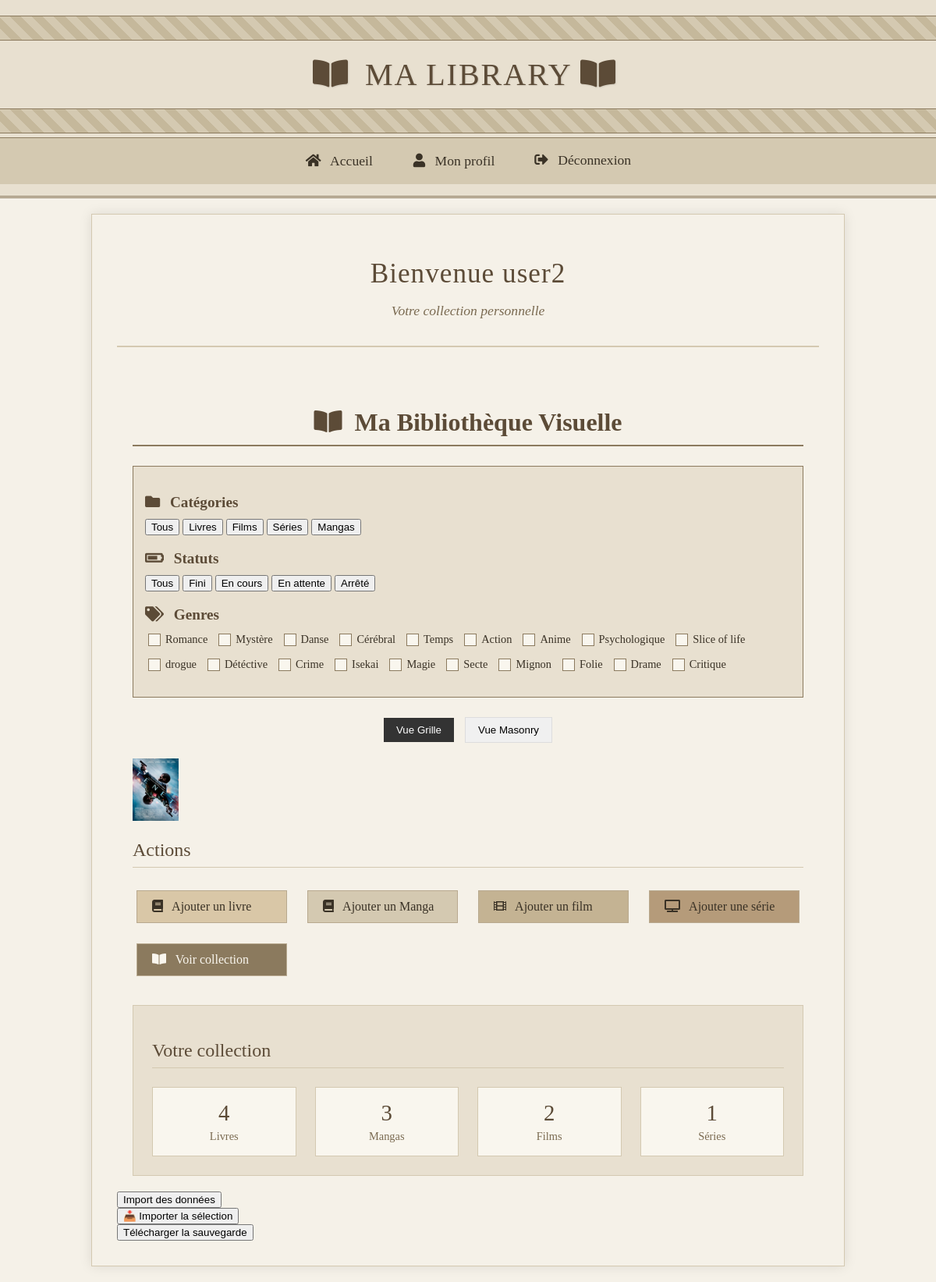
The page /profile/ (signed in) on the database as committed earlier.
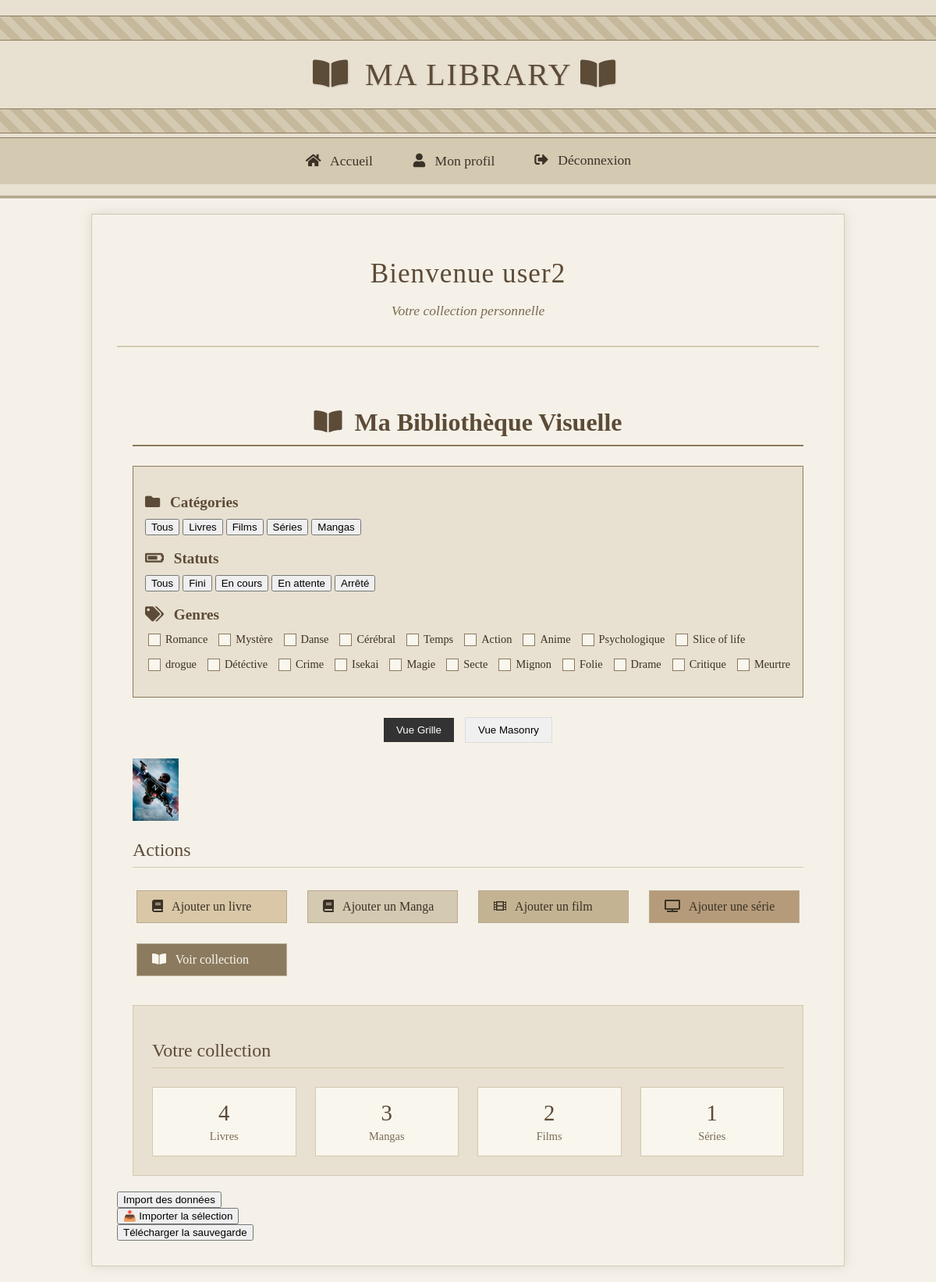
The same page on the database as committed later.
### media/models.py (models this page shows, shortened)
class Genre(models.Model):
    name = models.CharField(max_length=100, unique=True)
    def __str__(self):
        return self.name

class Movie(models.Model):
    user = models.ForeignKey(User, on_delete=models.CASCADE)
    title = models.CharField(max_length=200)
    director = models.CharField(max_length=100, blank=True, null=True)
    statuts = {
        "Fini": "Fini",
        "Arrêté": "Arrêté",
        "En attente": "En attente",
    }
    statut = models.CharField( max_length=10, choices=statuts, blank=True, null=True)
    finished_year = models.PositiveIntegerField(blank=True, null=True)
    finished_month = models.PositiveIntegerField(blank=True, null=True)
    finished_day = models.PositiveIntegerField(blank=True, null=True)
    genres = models.ManyToManyField(Genre, blank=True)
    global_rate = models.IntegerField(validators=[MinValueValidator(0),
                                                  MaxValueValidator(100)],
                                      null=True,blank=True,default=0,
                                      help_text="Note entre 0 et 100")
    if RENDER:
        image = CloudinaryField("image", blank=True, null=True)
    else:
        upload_path = 'movie_images/'
        image = models.ImageField(upload_to=upload_path, blank=True, null=True)

### media/views.py (the view)
# urls.py: path('profile/', views.profile, name='profile'),
@login_required
def profile(request):
    books = Book.objects.filter(user=request.user)
    series = Series.objects.filter(user=request.user)
    movies = Movie.objects.filter(user=request.user)
    mangas = Manga.objects.filter(user=request.user)
    all_genres = Genre.objects.all()
    num_books = books.count()
    num_series = series.count()
    num_movies = movies.count()
    num_mangas = mangas.count()
    all_items = list(books) + list(movies) + list(series)+ list(mangas)
    for book in books:
        book.model_name = 'book'
    for serie in series:
        serie.model_name = 'series'
    for movie in movies:
        movie.model_name = 'movie'
    for manga in mangas:
        manga.model_name = 'manga'
    for item in all_items:
        rate = getattr(item, 'global_rate', 100)
        if rate is None:
            rate = 100
        rate = int(rate)
        item.display_size = max(50, min(rate, 250))
    return render(request, 'media/profile.html', {
        'books': books,
        'series': series,
        'movies': movies,
        'mangas': mangas,
        'num_books': num_books,
        'num_series': num_series,
        'num_movies': num_movies,
        'num_mangas': num_mangas,
        'all_genres': all_genres,
        'items': all_items
    })

### templates/media/profile.html (shortened to what the changed rows need)
{% extends "base.html" %}
{% block content %}
  <div class="vintage-container">
    <div class="vintage-header">
      <h1>Bienvenue {{ user.username }}</h1>
    </div>
    <div class="vintage-library-container">
    <h2 class="vintage-library-title">
        <i class="fas fa-book-open"></i> Ma Bibliothèque Visuelle
    </h2>
    <div id="filters" class="vintage-filters">
        <div class="vintage-filter-group">
            <div id="genre-filters" class="vintage-checkbox-group">
                {% for genre in all_genres %}
                <label class="vintage-genre-label">
                    <input type="checkbox" class="vintage-genre-checkbox genre-checkbox" value="{{ genre.name }}" onchange="filterItems()">
                    <span class="vintage-genre-text">{{ genre.name }}</span>
                </label>
                {% endfor %}
            </div>
        </div>
    </div>
<div id="bibli-container">
  {% for item in items %}
    {% if item.image %}
      <a href="{% url 'item_detail' model_name=item.model_name item_id=item.id %}">
        <img src="{{ item.image.url }}"
             alt="{{ item.title }}"
             data-category="{{ item.model_name }}"
             data-genres="{{ item.genres.all|join:',' }}"
             data-statut="{{ item.statut|default_if_none:'' }}"
             style="max-height: {{ item.display_size }}px;">
      </a>
    {% endif %}
  {% endfor %}
</div>
    <div class="vintage-actions">
      <h2 class="vintage-section-title">Actions</h2>
    </div>
    <div class="vintage-stats">
      <h2 class="vintage-section-title">Votre collection</h2>
    </div>
  </div>
  <link rel="stylesheet" href="https://cdnjs.cloudflare.com/ajax/libs/font-awesome/5.15.4/css/all.min.css">
{% endblock %}

Rows that differ between the two databases and show on the page:
added Genre: name "Meurtre"
